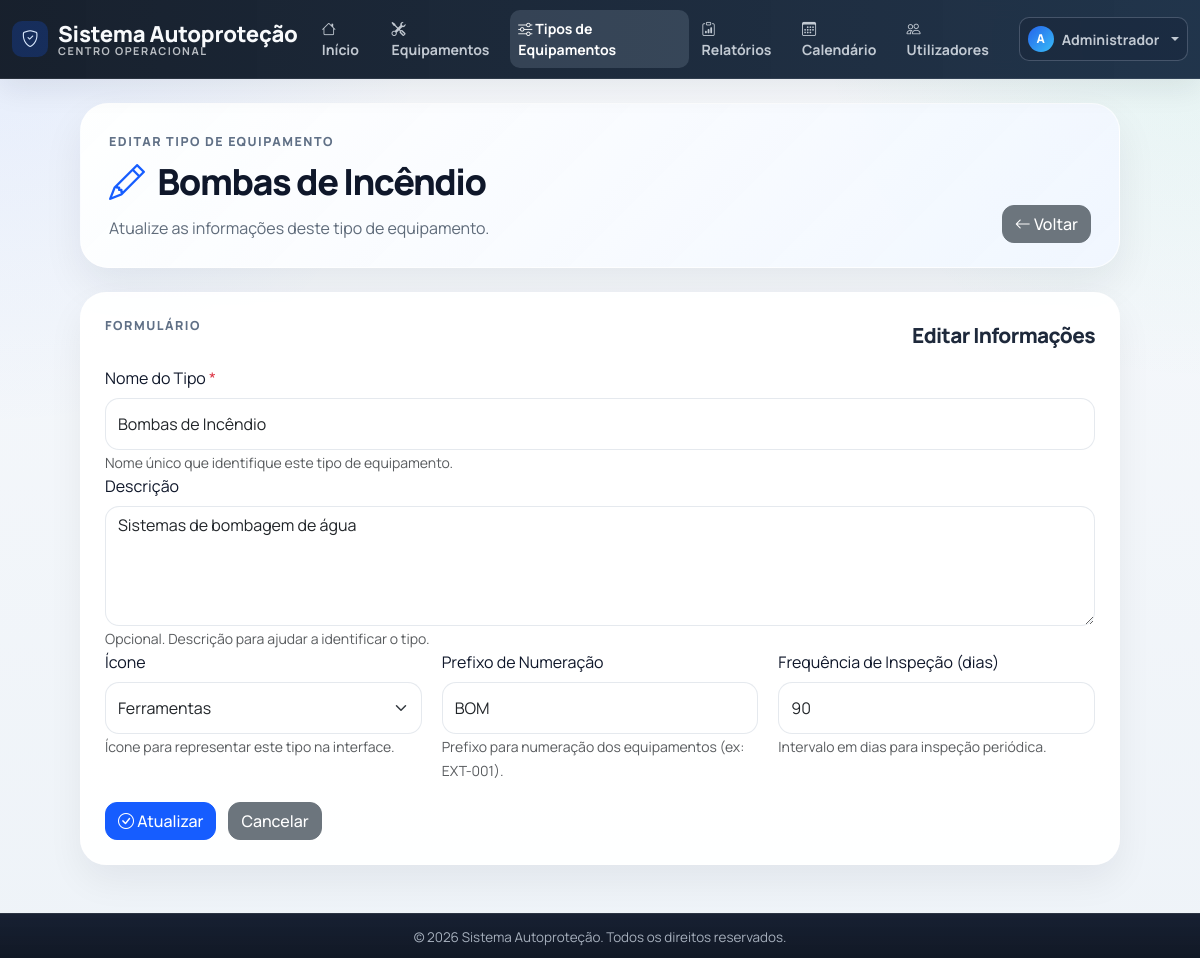
/index.php?controler=tipo_equipamento&acao=editar&id=7 (signed in), run on the app's committed database.
### tables this page shows
CREATE TABLE IF NOT EXISTS tipos_equipamentos (
    id INT AUTO_INCREMENT PRIMARY KEY,
    nome VARCHAR(100) NOT NULL,
    descricao TEXT,
    icone VARCHAR(50),
    prefixo_numeracao VARCHAR(20) COMMENT 'Prefixo para numeração dos equipamentos, ex: EXT, HID, LUM',
    proximo_numero INT DEFAULT 1 COMMENT 'Próximo número sequencial do tipo de equipamento',
    frequencia_inspecao INT COMMENT 'Frequência em dias',
    ativo BOOLEAN DEFAULT TRUE,
    data_criacao TIMESTAMP DEFAULT CURRENT_TIMESTAMP,
    UNIQUE KEY uk_tipo_nome (nome),
    INDEX idx_ativo (ativo)
);

### app/core/View.php (called while the page is built, shortened)
<?php
class View {
    public static function render($view, array $data = []) {
        $viewPath = APP_PATH . DIRECTORY_SEPARATOR . 'views' . DIRECTORY_SEPARATOR . str_replace('/', DIRECTORY_SEPARATOR, $view) . '.php';
        extract($data, EXTR_SKIP);
        require $viewPath;
        require APP_PATH . DIRECTORY_SEPARATOR . 'views' . DIRECTORY_SEPARATOR . 'layouts' . DIRECTORY_SEPARATOR . 'main.php';
    }
}

### app/core/Controller.php (called while the page is built, shortened)
<?php
abstract class Controller {
    protected function render($view, array $data = []) {
        View::render($view, $data);
    }
}

### app/controllers/TipoEquipamentoController.php (called while the page is built, shortened)
<?php
class TipoEquipamentoController extends Controller {
    private $tipoEquipamento;
    public function __construct() {
        $this->tipoEquipamento = new TipoEquipamento();
    }
    public function editar($id) {
        $tipo = $this->tipoEquipamento->getById($id);
        $this->render('tipos_equipamentos/editar', compact('tipo'));
    }
}

### app/core/Application.php (called while the page is built, shortened)
<?php
class Application {
    public function run() {
        $router = new Router();
        $route = $router->resolve($_GET);
        $this->dispatch($route);
    }
    private function registerAutoloader() {
        spl_autoload_register(function ($class) {
            $directories = [
                APP_PATH . DIRECTORY_SEPARATOR . 'core',
                APP_PATH . DIRECTORY_SEPARATOR . 'models',
                APP_PATH . DIRECTORY_SEPARATOR . 'controllers',
            ];
            foreach ($directories as $directory) {
                $file = $directory . DIRECTORY_SEPARATOR . $class . '.php';
                if (file_exists($file)) {
                    return;
                }
            }
        });
    }
    private function dispatch($route) {
        try {
            $controller = new $route['controller']();
            call_user_func_array([$controller, $route['action']], $route['params']);
        } catch (Throwable $exception) {
            $this->handleException($exception);
        }
    }
}

### public/index.php (called while the page is built)
<?php
require_once dirname(__DIR__) . DIRECTORY_SEPARATOR . 'app' . DIRECTORY_SEPARATOR . 'core' . DIRECTORY_SEPARATOR . 'Application.php';
$application = new Application();
$application->run();

### app/models/TipoEquipamento.php (called while the page is built, shortened)
<?php
class TipoEquipamento {
    private $db;
    private $table = 'tipos_equipamentos';
    public function __construct() {
        $this->db = new Database();
    }
    public function getById($id) {
        $id = (int)$id;
        $query = "SELECT * FROM {$this->table} WHERE id = {$id}";
        $resultado = $this->db->query($query);
        if ($resultado && $resultado->num_rows > 0) {
            return $resultado->fetch_assoc();
        }
        return null;
    }
}

### app/models/Database.php (called while the page is built, shortened)
<?php
class Database {
    private $conexao;
    private $host;
    private $port;
    private $user;
    private $password;
    private $dbname;
    public function __construct() {
        $config = require CONFIG_PATH . DIRECTORY_SEPARATOR . 'database.php';
        $this->host = $config['host'];
        $this->port = $config['port'] ?? 3306;
        $this->user = $config['user'];
        $this->password = $config['password'];
        $this->dbname = $config['dbname'];
    }
    private function conectar() {
        try {
            $connection = new mysqli(
                $this->host,
                $this->user,
                $this->password,
                $this->dbname,
                (int)$this->port
            );
            $connection->set_charset("utf8mb4");
            $this->conexao = $connection;
        } catch (Exception $e) {
            die('Erro de conexão com a base de dados: ' . $e->getMessage());
        }
    }
    public function query($query) {
        return $this->conexao->query($query);
    }
}

### app/views/tipos_equipamentos/editar.php (the view, shortened to what this page needs)
<?php
$tipo = $tipo ?? [];
$icones = [
    'bi-tools' => 'Ferramentas',
    'bi-shield-check' => 'Escudo',
    'bi-lightning-charge' => 'Eletricidade',
    'bi-droplet' => 'Água/Hidráulica',
    'bi-fire' => 'Fogo',
    'bi-door-closed' => 'Portas',
    'bi-sliders' => 'Controles',
    'bi-gear' => 'Engrenagens',
    'bi-box-seam' => 'Caixa',
    'bi-lamp' => 'Iluminação',
    'bi-badge-ad' => 'Sinalização',
    'bi-alarm' => 'Alarme'
];
?>
<section class="page-shell page-shell--narrow tipo-equipamento-editar-page">
    <header class="page-hero compact">
        <div>
            <span class="page-hero__eyebrow">Editar Tipo de Equipamento</span>
            <h1><i class="bi bi-pencil"></i> <?php echo htmlspecialchars($tipo['nome'] ?? '', ENT_QUOTES, 'UTF-8'); ?></h1>
            <p>Atualize as informações deste tipo de equipamento.</p>
        </div>
        <div class="page-hero__actions">
            <a href="index.php?controler=tipo_equipamento&acao=ver&id=<?php echo (int)$tipo['id']; ?>" class="btn btn-secondary">
                <i class="bi bi-arrow-left"></i>
                Voltar
            </a>
        </div>
    </header>
    <section class="panel-surface">
        <div class="panel-surface__header">
            <span class="panel-surface__eyebrow">Formulário</span>
            <h2>Editar Informações</h2>
        </div>
        <form method="POST" action="index.php?controler=tipo_equipamento&acao=atualizar&id=<?php echo (int)$tipo['id']; ?>" class="modern-form">
            <div class="form-group">
                <label for="nome" class="form-label">Nome do Tipo <span class="required">*</span></label>
                <input type="text" id="nome" name="nome" class="form-control"
                    value="<?php echo htmlspecialchars($tipo['nome'] ?? '', ENT_QUOTES, 'UTF-8'); ?>"
                    placeholder="Ex.: Extintores, Sprinklers, Portas corta-fogo" required>
                <small class="form-text">Nome único que identifique este tipo de equipamento.</small>
            </div>
            <div class="form-group">
                <label for="descricao" class="form-label">Descrição</label>
                <textarea id="descricao" name="descricao" class="form-control" rows="4"
                    placeholder="Descrição detalhada do tipo de equipamento..."><?php echo htmlspecialchars($tipo['descricao'] ?? '', ENT_QUOTES, 'UTF-8'); ?></textarea>
                <small class="form-text">Opcional. Descrição para ajudar a identificar o tipo.</small>
            </div>
            <div class="form-row">
                <div class="form-group" style="flex: 1;">
                    <label for="icone" class="form-label">Ícone</label>
                    <select id="icone" name="icone" class="form-select">
                        <?php foreach ($icones as $valor => $label): ?>
                            <option value="<?php echo htmlspecialchars($valor, ENT_QUOTES, 'UTF-8'); ?>"
                                <?php echo ($tipo['icone'] ?? 'bi-tools') === $valor ? 'selected' : ''; ?>>
                                <?php echo htmlspecialchars($label, ENT_QUOTES, 'UTF-8'); ?>
                            </option>
                        <?php endforeach; ?>
                    </select>
                    <small class="form-text">Ícone para representar este tipo na interface.</small>
                </div>
                <div class="form-group" style="flex: 1;">
                    <label for="prefixo_numeracao" class="form-label">Prefixo de Numeração</label>
                    <input type="text" id="prefixo_numeracao" name="prefixo_numeracao" class="form-control"
                        value="<?php echo htmlspecialchars($tipo['prefixo_numeracao'] ?? '', ENT_QUOTES, 'UTF-8'); ?>"
                        placeholder="Ex.: EXT, SPRK, POR" maxlength="20">
                    <small class="form-text">Prefixo para numeração dos equipamentos (ex: EXT-001).</small>
                </div>
                <div class="form-group" style="flex: 1;">
                    <label for="frequencia_inspecao" class="form-label">Frequência de Inspeção (dias)</label>
                    <input type="number" id="frequencia_inspecao" name="frequencia_inspecao" class="form-control"
                        value="<?php echo (int)($tipo['frequencia_inspecao'] ?? 0) > 0 ? (int)$tipo['frequencia_inspecao'] : ''; ?>"
                        placeholder="Ex.: 365" min="1">
                    <small class="form-text">Intervalo em dias para inspeção periódica.</small>
                </div>
            </div>
            <div style="display: flex; gap: 12px; margin-top: 20px;">
                <button type="submit" class="btn btn-primary">
                    <i class="bi bi-check-circle"></i>
                    Atualizar
                </button>
                <a href="index.php?controler=tipo_equipamento&acao=ver&id=<?php echo (int)$tipo['id']; ?>" class="btn btn-secondary">
                    Cancelar
                </a>
            </div>
        </form>
    </section>
</section>

### public/css/style.css (style rules this page uses)
:root { --color-primary: #165dff; --color-secondary: #6c757d; --color-success: #198754; --color-danger: #dc3545; --color-warning: #ffc107; --color-info: #0dcaf0; --surface-0: #f4f7fb; --surface-1: #ffffff; --surface-2: #eef3fb; --text-strong: #0f172a; --text-soft: #5f6b7a; --stroke-soft: rgba(22, 93, 255, 0.08); }
body { background: radial-gradient(circle at top left, rgba(22, 93, 255, 0.08), transparent 28%), radial-gradient(circle at top right, rgba(16, 185, 129, 0.08), transparent 25%), linear-gradient(180deg, #f7f9fc 0%, #eef3f8 100%); color: var(--text-strong); font-family: 'Manrope', 'Segoe UI', Tahoma, Geneva, Verdana, sans-serif; }
.btn { border-radius: 12px; font-weight: 500; transition: all .2s; }
.btn-primary { background-color: var(--color-primary); border-color: var(--color-primary); }
h1 { color: var(--text-strong); font-weight: 700; margin-bottom: 30px; border-bottom: none; padding-bottom: 0; }
h2 { color: #1e293b; font-weight: 600; }
.page-shell { display: grid; gap: 24px; }
.page-shell--narrow { max-width: 1040px; margin: 0 auto; }
.page-hero { display: flex; align-items: flex-end; justify-content: space-between; gap: 20px; padding: 28px 30px; border-radius: 28px; background: linear-gradient(135deg, rgba(255, 255, 255, 0.95), rgba(240, 246, 255, 0.9)); border: 1px solid rgba(255, 255, 255, 0.7); box-shadow: 0 18px 40px rgba(15, 23, 42, 0.07); }
.page-hero.compact { padding: 24px 28px; }
.page-hero h1 { margin: 8px 0 12px; font-size: clamp(1.9rem, 3vw, 2.8rem); font-weight: 800; letter-spacing: -0.04em; }
.page-hero h1 i { color: #165dff; margin-right: 8px; }
.page-hero p { margin: 0; max-width: 700px; color: var(--text-soft); line-height: 1.7; }
.page-hero__eyebrow, .panel-surface__eyebrow { display: inline-block; font-size: 0.78rem; font-weight: 800; letter-spacing: 0.12em; text-transform: uppercase; color: #607086; }
.page-hero__actions { display: flex; flex-wrap: wrap; gap: 12px; }
.panel-surface { padding: 24px; border-radius: 26px; background: rgba(255, 255, 255, 0.94); border: 1px solid rgba(255, 255, 255, 0.72); box-shadow: 0 16px 36px rgba(15, 23, 42, 0.06); }
.panel-surface__header { display: flex; align-items: flex-start; justify-content: space-between; gap: 14px; margin-bottom: 18px; }
.panel-surface__header h2 { margin: 6px 0 0; font-size: 1.3rem; font-weight: 800; letter-spacing: -0.03em; }
.modern-form .form-control, .modern-form .form-select { min-height: 52px; border-radius: 14px; border: 1px solid rgba(148, 163, 184, 0.24); box-shadow: none; }
.modern-form textarea.form-control { min-height: 120px; }

### app/views/tipos_equipamentos/editar.php (style rules this page uses)
.required { color: #dc3545; }
.form-row { display: grid; grid-template-columns: repeat(auto-fit, minmax(150px, 1fr)); gap: 20px; }

### data on the page
tipos_equipamentos: nome "Bombas de Incêndio", descricao "Sistemas de bombagem de água", icone "Ferramentas", prefixo_numeracao "BOM", frequencia_inspecao "90"

### other printed values
APP_NAME "Sistema Autoproteção"
$inicialUtilizador "A"
$nomeUtilizador "Administrador"
